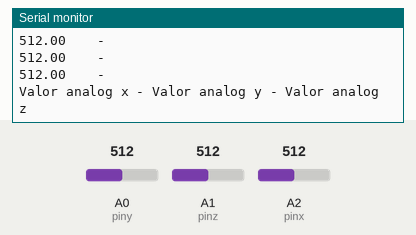
Bench run of a sketch on a simulated Arduino Uno, built with avr-gcc and run on an emulated ATmega328P. Parts: the last lines printed to the serial monitor. The test bench sets the inputs (shaded band); at power-on: A0 (piny) = 512, A1 (pinz) = 512, A2 (pinx) = 512.

Above: at 1.2 s.
1.3 s: A0 (piny) set to 988
At 1.8 s:
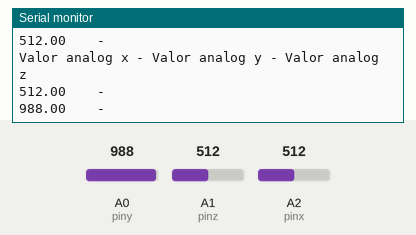
4.3 s: A0 (piny) set to 1017
At 5.0 s:
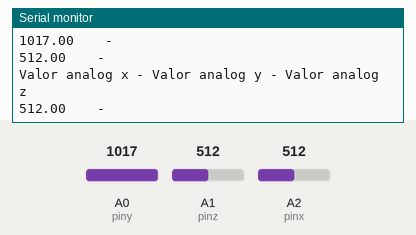
7.3 s: A1 (pinz) set to 983
At 8.1 s:
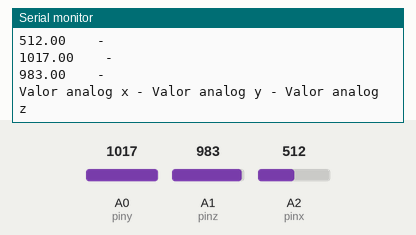
10.3 s: A1 (pinz) set to 1009
At 11.1 s:
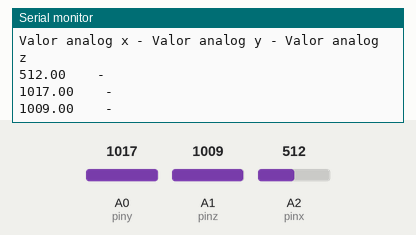
13.3 s: A2 (pinx) set to 110
At 14.0 s:
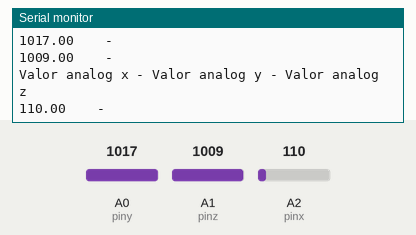
16.3 s: A2 (pinx) set to 95
At 16.9 s:
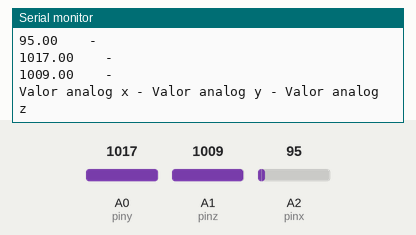
Timing chart, 0 to 19.3 s (numbered marks = the images above; inputs shaded):
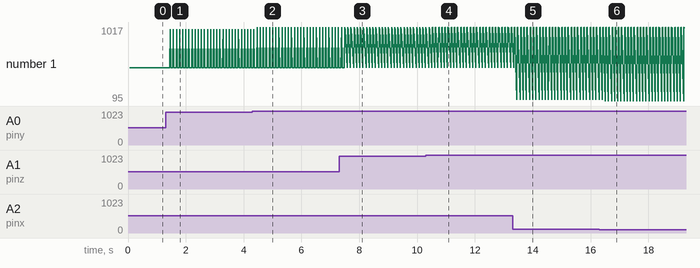

Measured:
- the behaviour switches between 999 and 1000 on A1 (pinz) (found by bisection; images 3 and 4)
- the behaviour switches between 100 and 99 on A2 (pinx) (found by bisection; images 5 and 6)
- after the input at 1.3 s, the serial monitor: prints a new line after 0.16 s (image 1)
- after the input at 4.3 s, the serial monitor: prints a new line after 0.16 s (image 2)
- after the input at 7.3 s, the serial monitor: prints a new line after 0.21 s (image 3)
- after the input at 10.3 s, the serial monitor: prints a new line after 0.24 s (image 4)
- after the input at 13.3 s, the serial monitor: prints a new line after 0.15 s (image 5)
- after the input at 16.3 s, the serial monitor: prints a new line after 0.21 s (image 6)

The sketch:

analogreads.ino
```cpp
const int pinx= A2;
const int piny= A0;
const int pinz= A1;
double analog[3];

void setup() {
  // put your setup code here, to run once:
  Serial.begin(9600);


}

void loop() {

  analog[0] = analogRead(pinx);
  analog[1] = analogRead(piny);
  analog[2] = analogRead(pinz);

  Serial.println();
  Serial.print("Valor analog x - Valor analog y - Valor analog z");
  Serial.println();
  for(int i=0;i<3;i++){
    Serial.print(analog[i]);
    Serial.print("    -    ");
    Serial.println();
  }

}
```
